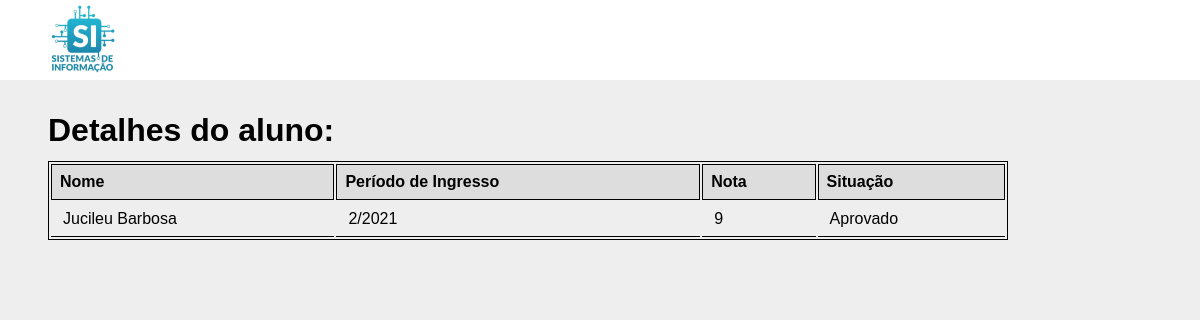
The page /aluno/4 on the database its author committed.
### webapp/models.py (models this page shows, shortened)
class Aluno(models.Model):
    nome = models.CharField('Nome', max_length=100)
    periodo_ingresso = models.CharField('Perído de Ingresso', max_length=6)
    nota = models.CharField('Nota', max_length=5)
    situacao = models.CharField('Situação', max_length=20)

### webapp/views.py (the view)
# urls.py: path('aluno/<int:id>', aluno, name="aluno"),
def aluno(request, id):
    aluno = Aluno.objects.get(id=id)
    context = {
        'aluno': aluno
    }
    return render(request, 'aluno.html', context)

### webapp/templates/aluno.html (shortened to what this page needs)
{% load static %}
<!DOCTYPE html>
<html lang="pt-br">
<head>
    <link rel="stylesheet" href="{% static 'css/style.css' %}">
</head>
<body>
    <header>
        <a href="{% url 'index' %}"><img src="{% static 'img/logo.png' %}" alt="Logo"></a>
    </header>
    <h1>Detalhes do aluno:</h1>
    <table>
        <thead>
            <tr>
                <th>Nome</th>
                <th>Período de Ingresso</th>
                <th>Nota</th>
                <th>Situação</th>
            </tr>
        </thead>
        <tbody>
            <tr>
                <td><a href="{% url 'aluno' aluno.id %}">{{ aluno.nome }}</a></td>
                <td>{{ aluno.periodo_ingresso }}</td>
                <td>{{ aluno.nota }}</td>
                <td>{{ aluno.situacao }}</td>
            </tr>
        </tbody>
    </table>
</body>
</html>

### webapp/static/css/style.css (style rules this page uses)
* { margin: 0; padding: 0; box-sizing: border-box; }
body { font-family: sans-serif; background: #EEE; }
header { height: 80px; background: #FFF; padding-top: 4px; padding-left: 48px; }
h1 { margin-top: 32px; margin-bottom: 12px; padding-left: 48px; }
table { border: 1px solid #000; width: 960px; margin-left: 48px; }
thead { text-align: left; background: #DDD; }
table thead tr th { border: 1px solid #000; padding: 8px; }
table tbody tr td { border-bottom: 1px solid #000; padding: 8px; padding-left: 12px; }
table tbody tr td a { color: #000; text-decoration: none; }

### rows shown on the page
Aluno: nome "Jucileu Barbosa", periodo_ingresso "2/2021", nota "9", situacao "Aprovado"
